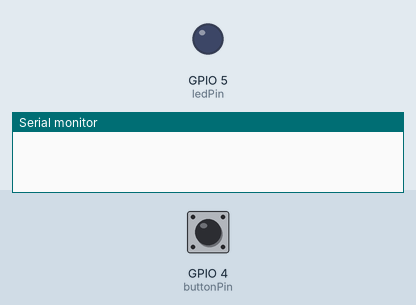
A sketch run on a simulated ESP32. On the bench: output pins drawn as LEDs (lit = HIGH), the last lines printed to the serial monitor. Inputs (shaded band) come from the test bench; at power-on: GPIO 4 (buttonPin) LOW.

Above: at 1.2 s.
1.3 s: GPIO 4 (buttonPin) pulled HIGH for 0.15 s
At 2.5 s:
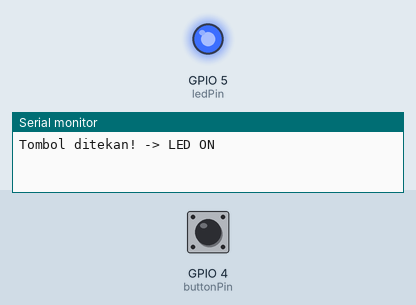
2.9 s: GPIO 4 (buttonPin) pulled HIGH for 1 s
At 3.9 s:
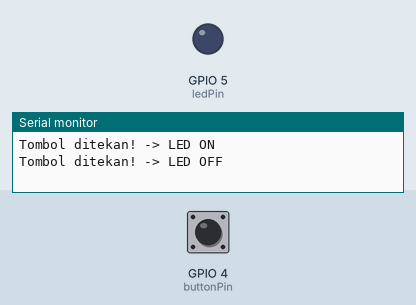
5.4 s: GPIO 4 (buttonPin) pulled HIGH for 3.2 s
At 5.8 s:
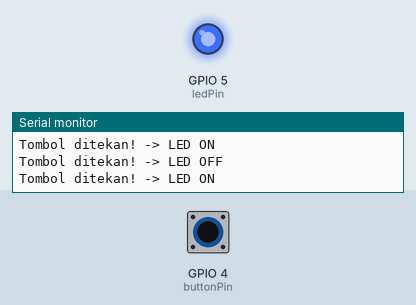
Timing chart, 0 to 8.4 s (numbered marks = the images above; inputs shaded):
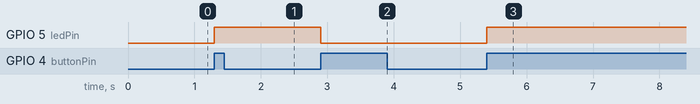

The sketch:

tugas1.ino
```cpp
const int buttonPin = 4;
const int ledPin = 5;

int buttonState = 0;
int lastButtonState = LOW;

// Variabel untuk menyimpan status LED (ON atau OFF)
bool ledState = false;

void setup() {
  Serial.begin(115200);

  pinMode(buttonPin, INPUT);
  pinMode(ledPin, OUTPUT);

  // Saat sistem dinyalakan, LED dalam keadaan mati
  digitalWrite(ledPin, LOW);
}

void loop() {
  // Membaca kondisi tombol saat ini
  buttonState = digitalRead(buttonPin);

  // Mendeteksi tombol baru saja ditekan
  // LOW ke HIGH berarti terjadi satu kali tekanan
  if (buttonState == HIGH && lastButtonState == LOW) {

    // Membalik status LED: OFF menjadi ON, atau ON menjadi OFF
    ledState = !ledState;

    // Mengatur LED sesuai status yang tersimpan
    digitalWrite(ledPin, ledState ? HIGH : LOW);

    // Menampilkan status LED pada Serial Monitor
    if (ledState) {
      Serial.println("Tombol ditekan! -> LED ON");
    } else {
      Serial.println("Tombol ditekan! -> LED OFF");
    }

    // Debouncing: memberikan jeda untuk mengatasi
    // pantulan mekanis pada tombol fisik
    delay(200);
  }

  // Menyimpan kondisi tombol untuk mendeteksi tekanan berikutnya
  lastButtonState = buttonState;
}
```

Measured:
- after the input at 1.3 s, GPIO 5 (ledPin): LOW → HIGH at once
- after the input at 2.9 s, GPIO 5 (ledPin): HIGH → LOW at once
- after the input at 5.4 s, GPIO 5 (ledPin): LOW → HIGH at once
